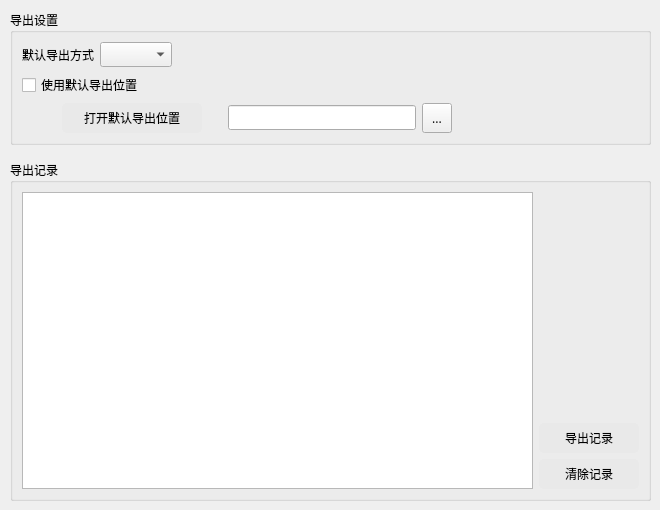
              <widget class="QWidget" name="file">
               <widget class="QWidget" name="fileWidget" native="true">
                <property name="geometry">
                 <rect>
                  <x>10</x>
                  <y>10</y>
                  <width>641</width>
                  <height>491</height>
                 </rect>
                </property>
                <layout class="QGridLayout" name="gridLayout_9">
                 <property name="verticalSpacing">
                  <number>15</number>
                 </property>
                 <item row="0" column="0">
                  <widget class="QGroupBox" name="groupBox_3">
                   <property name="font">
                    <font>
                     <family>黑体</family>
                    </font>
                   </property>
                   <property name="title">
                    <string>导出设置</string>
                   </property>
                   <layout class="QGridLayout" name="gridLayout_10">
                    <item row="0" column="0">
                     <layout class="QVBoxLayout" name="verticalLayout_4">
                      <item>
                       <layout class="QHBoxLayout" name="horizontalLayout_5">
                        <item>
                         <widget class="QLabel" name="defaultExportTypeLabel">
                          <property name="font">
                           <font>
                            <family>黑体</family>
                           </font>
                          </property>
                          <property name="text">
                           <string>默认导出方式</string>
                          </property>
                          <property name="scaledContents">
                           <bool>true</bool>
                          </property>
                         </widget>
                        </item>
                        <item>
                         <widget class="QComboBox" name="defaultExportType"/>
                        </item>
                        <item>
                         <spacer name="horizontalSpacer_5">
                          <property name="orientation">
                           <enum>Qt::Horizontal</enum>
                          </property>
                          <property name="sizeHint" stdset="0">
                           <size>
                            <width>40</width>
                            <height>20</height>
                           </size>
                          </property>
                         </spacer>
                        </item>
                       </layout>
                      </item>
                      <item>
                       <widget class="QCheckBox" name="defaultExportLocation">
                        <property name="font">
                         <font>
                          <family>黑体</family>
                          <pointsize>9</pointsize>
                         </font>
                        </property>
                        <property name="text">
                         <string>使用默认导出位置</string>
                        </property>
                       </widget>
                      </item>
                      <item>
                       <layout class="QHBoxLayout" name="horizontalLayout_3">
                        <item>
                         <spacer name="horizontalSpacer_4">
                          <property name="orientation">
                           <enum>Qt::Horizontal</enum>
                          </property>
                          <property name="sizeType">
                           <enum>QSizePolicy::Fixed</enum>
                          </property>
                          <property name="sizeHint" stdset="0">
                           <size>
                            <width>40</width>
                            <height>20</height>
                           </size>
                          </property>
                         </spacer>
                        </item>
                        <item>
                         <widget class="QPushButton" name="openDefaultExportLocation">
                          <property name="minimumSize">
                           <size>
                            <width>140</width>
                            <height>30</height>
                           </size>
                          </property>
                          <property name="font">
                           <font>
                            <family>黑体</family>
                            <pointsize>9</pointsize>
                           </font>
                          </property>
                          <property name="cursor">
                           <cursorShape>PointingHandCursor</cursorShape>
                          </property>
                          <property name="styleSheet">
                           <string notr="true">QPushButton{background:#e9e9e9;border:0px solid rgb(167, 166, 170);border-radius:5px;}QPushButton:hover{background:#d2d2d2;}QPushButton:press{background:#d2d2d2;}</string>
                          </property>
                          <property name="text">
                           <string>打开默认导出位置</string>
                          </property>
                         </widget>
                        </item>
                        <item>
                         <spacer name="horizontalSpacer_6">
                          <property name="orientation">
                           <enum>Qt::Horizontal</enum>
                          </property>
                          <property name="sizeType">
                           <enum>QSizePolicy::Fixed</enum>
                          </property>
                          <property name="sizeHint" stdset="0">
                           <size>
                            <width>20</width>
                            <height>20</height>
                           </size>
                          </property>
                         </spacer>
                        </item>
                        <item>
                         <widget class="QLineEdit" name="defaultExportLocationEdit"/>
                        </item>
                        <item>
                         <widget class="QToolButton" name="chooseDefaultExportLocation">
                          <property name="minimumSize">
                           <size>
                            <width>30</width>
                            <height>30</height>
                           </size>
                          </property>
                          <property name="maximumSize">
                           <size>
                            <width>30</width>
                            <height>30</height>
                           </size>
                          </property>
                          <property name="font">
                           <font>
                            <family>黑体</family>
                           </font>
                          </property>
                          <property name="text">
                           <string>...</string>
                          </property>
                         </widget>
                        </item>
                        <item>
                         <spacer name="horizontalSpacer_8">
                          <property name="orientation">
                           <enum>Qt::Horizontal</enum>
                          </property>
                          <property name="sizeHint" stdset="0">
                           <size>
                            <width>40</width>
                            <height>20</height>
                           </size>
                          </property>
                         </spacer>
                        </item>
                       </layout>
                      </item>
                     </layout>
                    </item>
                   </layout>
                  </widget>
                 </item>
                 <item row="1" column="0">
                  <widget class="QGroupBox" name="groupBox_4">
                   <property name="font">
                    <font>
                     <family>黑体</family>
                    </font>
                   </property>
                   <property name="title">
                    <string>导出记录</string>
                   </property>
                   <layout class="QGridLayout" name="gridLayout_11">
                    <item row="0" column="0">
                     <widget class="QListView" name="fileRecordList"/>
                    </item>
                    <item row="0" column="1">
                     <layout class="QVBoxLayout" name="verticalLayout_5">
                      <item>
                       <spacer name="verticalSpacer_3">
                        <property name="orientation">
                         <enum>Qt::Vertical</enum>
                        </property>
                        <property name="sizeHint" stdset="0">
                         <size>
                          <width>20</width>
                          <height>40</height>
                         </size>
                        </property>
                       </spacer>
                      </item>
                      <item>
                       <widget class="QPushButton" name="exportFileRecord">
                        <property name="minimumSize">
                         <size>
                          <width>100</width>
                          <height>30</height>
                         </size>
                        </property>
                        <property name="maximumSize">
                         <size>
                          <width>16777215</width>
                          <height>30</height>
                         </size>
                        </property>
                        <property name="font">
                         <font>
                          <family>黑体</family>
                         </font>
                        </property>
                        <property name="cursor">
                         <cursorShape>PointingHandCursor</cursorShape>
                        </property>
                        <property name="styleSheet">
                         <string notr="true">QPushButton{background:#e9e9e9;border:0px solid rgb(167, 166, 170);border-radius:5px;}QPushButton:hover{background:#d2d2d2;}QPushButton:press{background:#d2d2d2;}</string>
                        </property>
                        <property name="text">
                         <string>导出记录</string>
                        </property>
                       </widget>
                      </item>
                      <item>
                       <widget class="QPushButton" name="clearFileRecord">
                        <property name="minimumSize">
                         <size>
                          <width>100</width>
                          <height>30</height>
                         </size>
                        </property>
                        <property name="maximumSize">
                         <size>
                          <width>16777215</width>
                          <height>30</height>
                         </size>
                        </property>
                        <property name="font">
                         <font>
                          <family>黑体</family>
                         </font>
                        </property>
                        <property name="cursor">
                         <cursorShape>PointingHandCursor</cursorShape>
                        </property>
                        <property name="styleSheet">
                         <string notr="true">QPushButton{background:#e9e9e9;border:0px solid rgb(167, 166, 170);border-radius:5px;}QPushButton:hover{background:#d2d2d2;}QPushButton:press{background:#d2d2d2;}</string>
                        </property>
                        <property name="text">
                         <string>清除记录</string>
                        </property>
                       </widget>
                      </item>
                     </layout>
                    </item>
                   </layout>
                  </widget>
                 </item>
                </layout>
               </widget>
              </widget>
